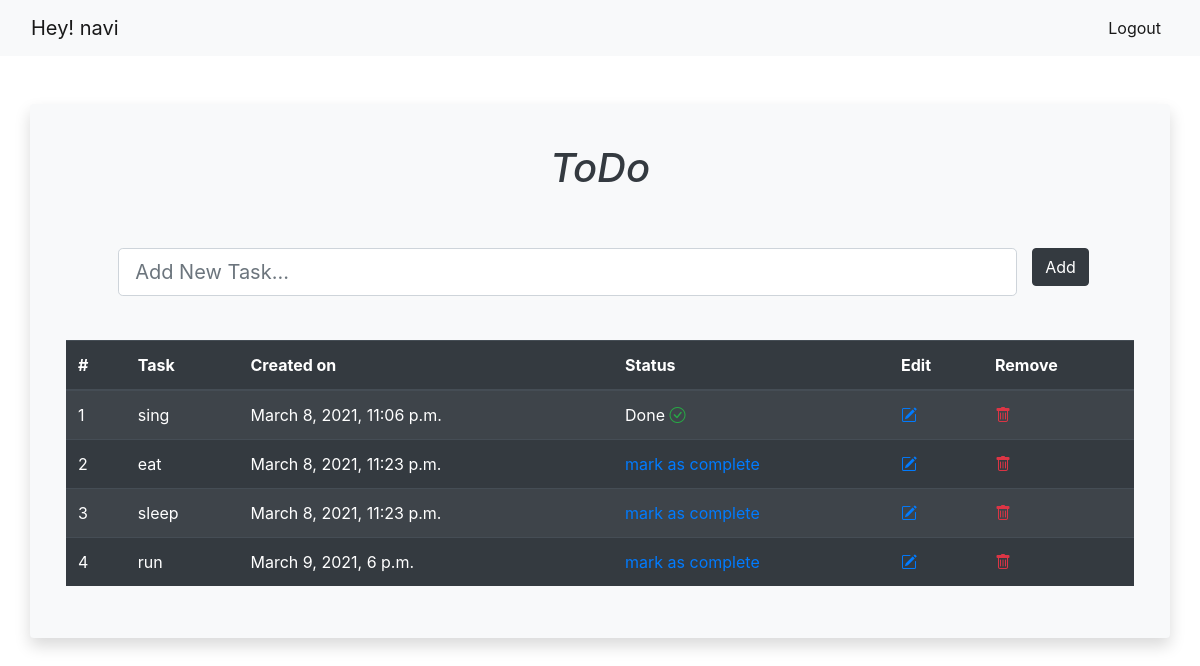
The page / (signed in) on the database as committed earlier.
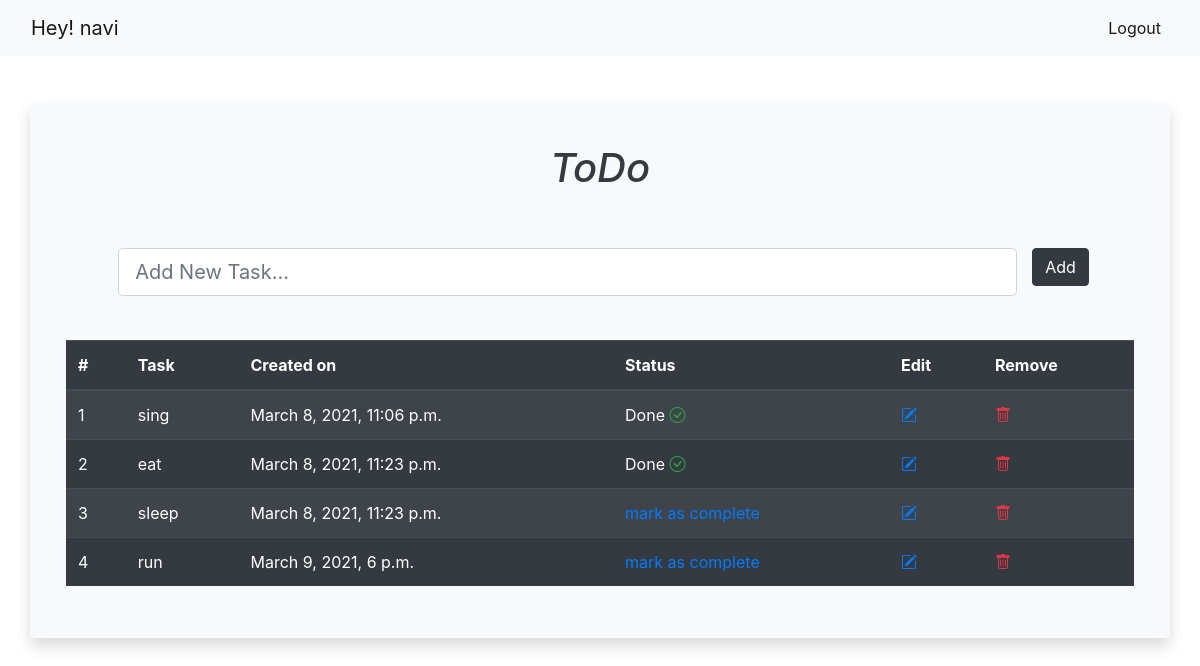
The same page on the database as committed later.
### todo/models.py (models this page shows, shortened)
class todo(models.Model):
    title       = models.CharField(max_length=30)
    created     = models.DateTimeField(auto_now_add=True)
    completed   = models.BooleanField(default=False)
    uid         = models.ForeignKey(profile, null=True, on_delete= models.SET_NULL)

### todo/views.py (the view, shortened to what this page needs)
# urls.py: path('', views.home, name='home'),
@login_required(login_url='login')
def home (request):
    tasks = request.user.profile.todo_set.all()
    form = todoform()
    context= {
        'tasks':tasks,
        'form': form,
        }
    return render(request,'todo/home.html',context)

### todo/forms.py
class todoform(forms.ModelForm):
    title = forms.CharField(widget=forms.TextInput(attrs={'placeholder':'Add new task'}))
    class Meta:
       model = todo
       fields = '__all__'

### todo/templates/todo/home.html (shortened to what this page needs)
{% extends './base.html' %}
{%load static %}
{% block content %}
    <div class="container m-5 p-2 rounded mx-auto bg-light shadow">
        <div class="row m-1 p-4">
            <div class="col">
                <div class="p-1 h1 text-dark text-center display-inline-block">
                    <i> ToDo</i>
                </div>
            </div>
        </div>
        <form method="POST">
            <div class="row m-1 p-3">
                <div class="col col-11 mx-auto">
                    <div class="row  justify-content-center">
                        <div class="col">
                            <input type="text"  name="title" maxlength="200" required id="id_task_name"
                             class="form-control form-control-lg border-1 add-todo-input  bg-white  " placeholder="Add New Task...">
                        </div>
                        <div class="col-auto px-0 mx-0 mr-2">
                            <input type="submit" class="btn btn-dark" value="Add" />
                        </div>
                    </div>
                </div>
            </div>
        </form>
        <div class="row m-1 p-4">
            <table class="table table-striped table-dark">
                <thead class="table-dark">
                    <tr>
                        <th scope="col">#</th>
                        <th scope="col">Task</th>
                        <th scope="col">Created on</th>
                        <th scope="col">Status</th>
                        <th scope="col">Edit</th>
                        <th scope="col">Remove</th>
                    </tr>
                </thead>
                <tbody class="">
                    {% for task in tasks %}
                    <tr>
                        <td scope="row">{{ forloop.counter }}</td>
                        <td scope="row">{{ task.title }}</td>
                        <td scope="row">{{ task.created}}</td>
                        <td scope="row">
                            {% if task.completed == True %}
                            Done
                            <i class="bi bi-check-circle text-success"></i>
                            {% else %}
                            <a class="link" href="{% url 'complete' task.id %}">mark as complete</a>
                        {% endif %}
                        </td>
                        <td><a href="{% url 'edit' task.id %}"><i class="bi bi-pencil-square text-primary"></i></a></td>
                        <td><a href="{% url 'delete' task.id%}"><i class="bi bi-trash text-danger"></i></a></td>
                    </tr>
                    {% endfor %}
                </tbody>
            </table>
        </div>
    </div>
{% endblock %}

Rows that differ between the two databases and show on the page:
changed todo "eat": completed "mark as complete" → "Done"
